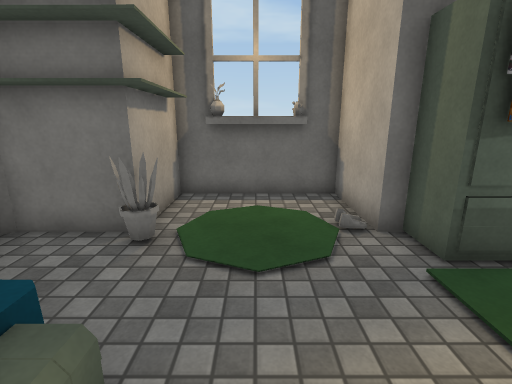
[1] (above)

12 first-person views from a walk through a 3-D level made in the Unity game engine. The camera is 1.5 m above the floor, tilts 14° down and sees 85° across. The floor is counted in squares, 0.61 m on a side. Each view is taken from the middle of a square. On the plan, view 1 faces up. The plan holds only what a view shows up to about 18 squares ahead; the rest is blank. The player character is not drawn. Some surface patterns are stand-ins.

[2]
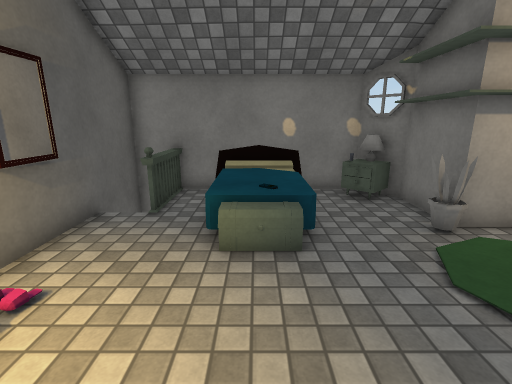

[3]
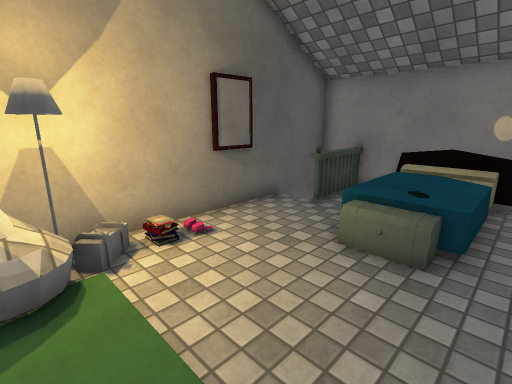

[4]
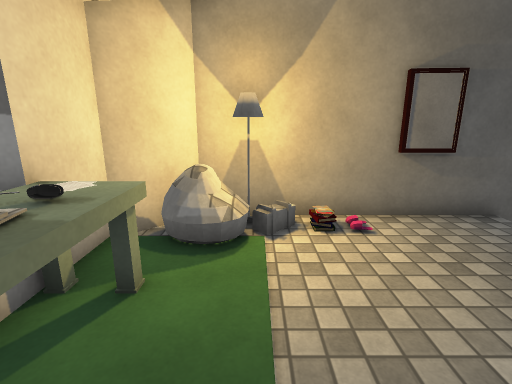

[5]
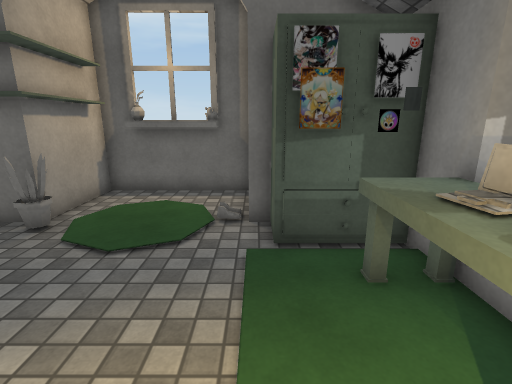

[6]
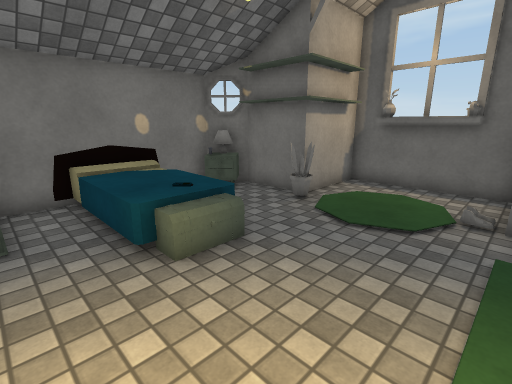

[7]
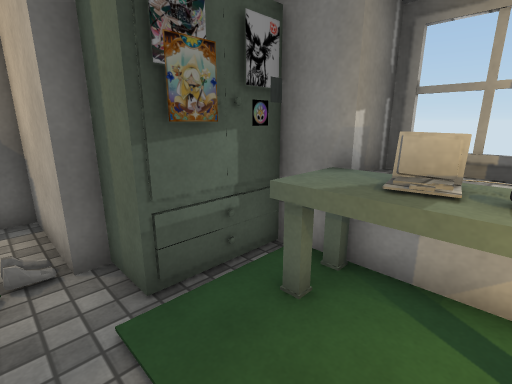

[8]
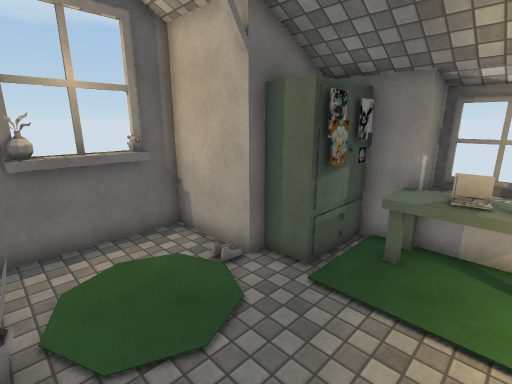

[9]
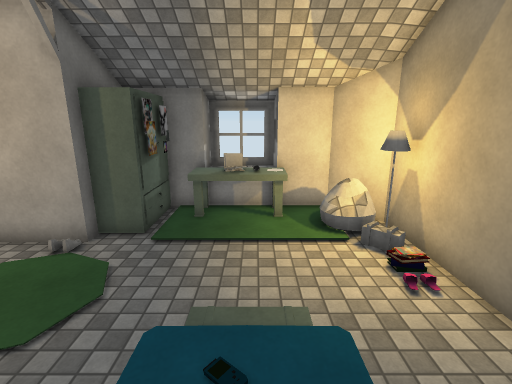

[10]
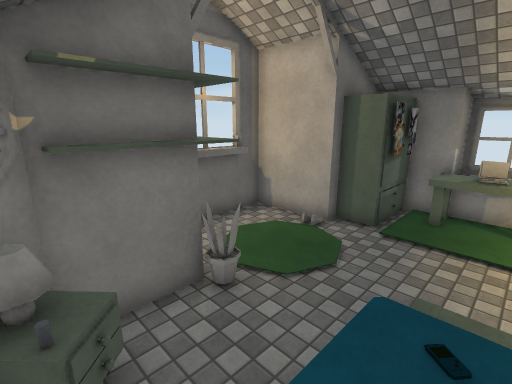

[11]
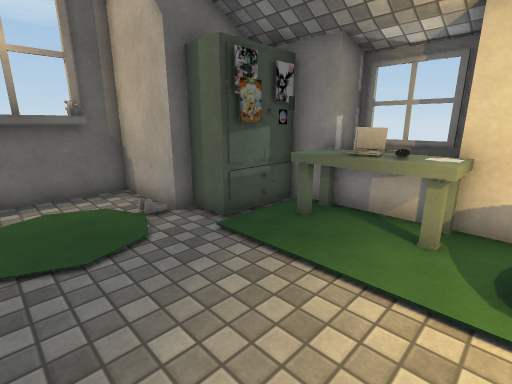

[12]
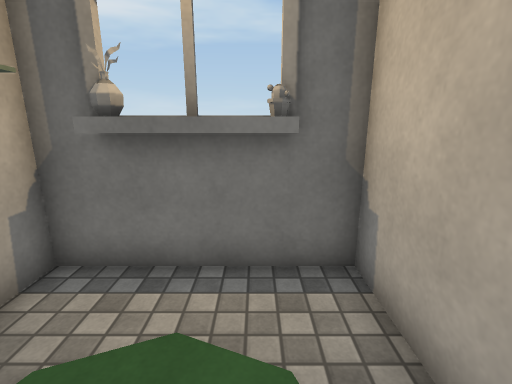

### Floor plan
Key: @ floor where view 1 was taken; # wall or solid block; . main floor; : floor 0.5 m higher than the main floor; + floor 0.75 m higher than the main floor; / step, stairs or slope; = window, fence, low wall or low ledge; ^ raised ledge; v drop or lower ground; O other object.
Columns run from 7 left of view 1 to 8 right of it. Each row starts with its distance up from view 1.
 10      ####
  9     #######
  8     #.....#
  7     #.. ..#
  6  O###O   .#OOO
  5 #OO.OO. ..OOOO
  4 #OO........#O#
  3 #........... #^#
  2 #/++::..... OO^#
  1 #/+ +:......OO^#
  0 #=:vv:.@... OO^#
 -1 #..........  #
 -2 #OOO.......OO#
 -3 #  /.O ...#v##
 -4 #####OO######

Where each view was taken, in squares from view 1:
view 1: 0 up, 0 right, facing up
view 2: 1 up, 4 right, facing left
view 3: 3 up, 4 right, facing down-left
view 4: 4 up, 3 right, facing down
view 5: 1 down, 3 right, facing up
view 6: 2 down, 3 right, facing up-left
view 7: 1 up, 2 right, facing up-right
view 8: 1 up, 2 left, facing up-right
view 9: 1 up, 5 left, facing right
view 10: 1 up, 6 left, facing up-right
view 11: 1 down, 1 left, facing up-right
view 12: 5 up, 1 right, facing up
